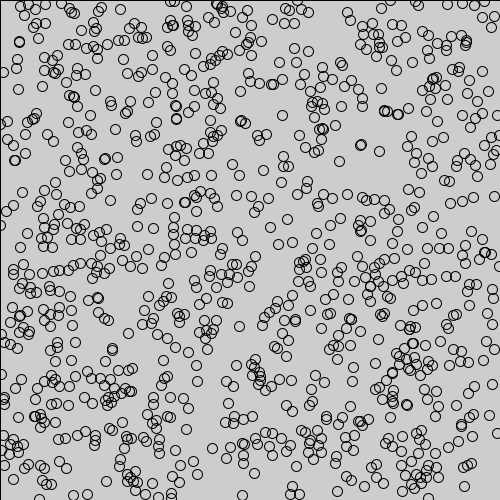
Frame 1 (no input)
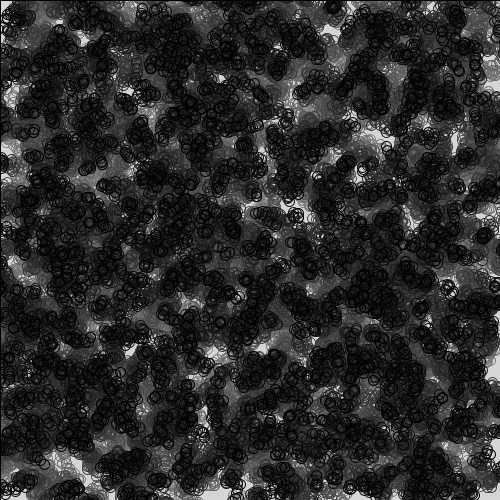
Frame 60 (the mouse pressed at the canvas centre just before this capture)
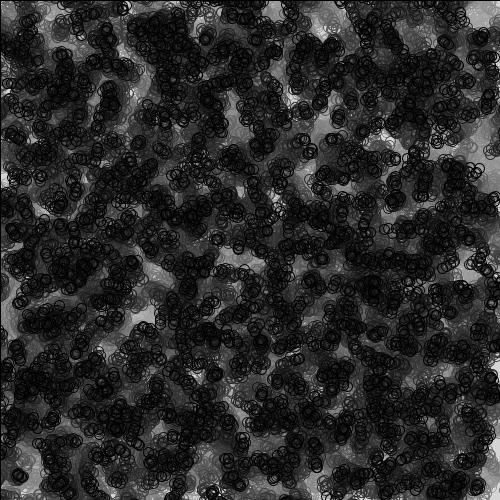
Frame 120 (the mouse held since frame 60 and released just before this capture)

The Processing sketch that drew these frames (run headless with seeded random() and noise(); from frame 60 on, the mouse is pressed at the canvas centre):

// Processing sketch: processing_169137
// ── processing_169137.pde


Cell[] myCells = new Cell[999];


void setup() {
  size(500, 500);
  for (int i = 0; i < myCells.length; i ++) {
    myCells[i] = new Cell();
  }
}

void draw() {
fill(255,3);
  rect(0,0,500,500);
  for (int i=0; i< myCells.length; i++) {
    myCells[i].display();
    myCells[i].update();
  }
}

//this is the cell classe. We defnie it in two parts. First we delare its variables:

class Cell{
  
  float xlocation;
  float ylocation;
  float dia;
  boolean isseed;
  float cellred, cellgreen, cellblue;
  float lineweight;
    float a = 200;
    float b = 200;
  float c = 200;
  
//then we construct it - using a 'constructor 
  
  Cell(){
  
    xlocation = random(0,500);
    ylocation = random(0,500);
    dia = 10;
    isseed = false;
    cellred = 255;
    cellgreen = 255;
    cellblue = 255;
    lineweight = 0.1;
                    smooth();

  }
  
  void display(){
    stroke(lineweight);
     float r=random(a);
        float r2=random(b);
        float r3=random(c);
 
    ellipse(xlocation, ylocation, dia,dia);
  }
  void update(){
    xlocation = xlocation+random(-5,5);
    ylocation = ylocation+random(-5,5);
  }
}


  
  
    
  
